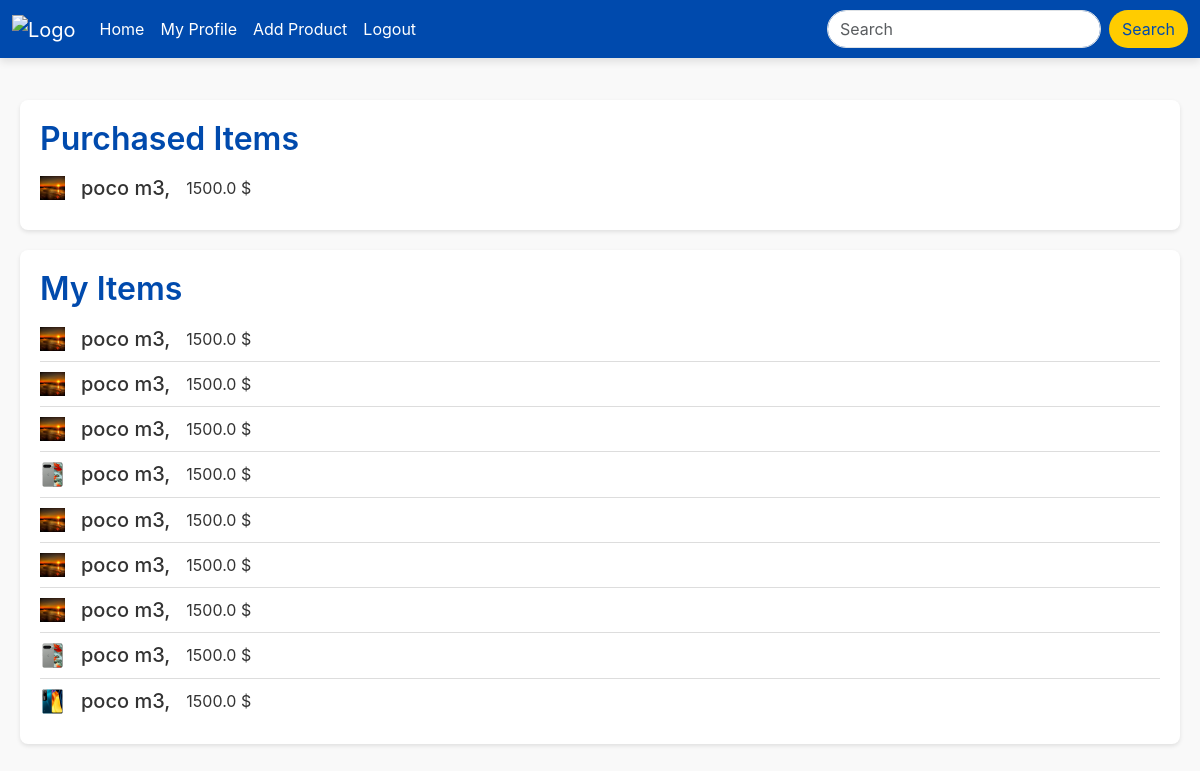
Page /myself (signed in) on the committed database.
### models.py (models this page shows)
class Purchased(db.Model):
    id = db.Column(db.Integer, primary_key=True)
    userid = db.Column(db.Integer, nullable=False)
    phoneid = db.Column(db.Integer, nullable=False)

class Phone(db.Model):
    id = db.Column(db.Integer, primary_key=True)
    img = db.Column(db.String, nullable=False)
    name = db.Column(db.String, nullable=False)
    price = db.Column(db.Float, nullable=False)
    userid = db.Column(db.Integer, nullable=False)
    isdeleted = db.Column(db.Boolean, nullable=True)

### routes.py (the view)
@app.route('/myself')
@login_required
def self():
    purchasedItems = (
        db.session.query(Purchased, Phone)
        .join(Phone, Purchased.phoneid == Phone.id)
        .filter(Purchased.userid == current_user.id)
        .all()
    )
    uploadItems = Phone.query.filter(Phone.userid == current_user.id).all()
    return render_template('me.html', purchasedItem=purchasedItems, uploadItems=uploadItems)

### routes.py (called while the page is built)
@login_manager.user_loader
def load_user(user_id):
    return User.query.get(int(user_id))

### templates/me.html (shortened to what this page needs)
<!DOCTYPE html>
<html lang="en">
<head>
     <link href="https://cdn.jsdelivr.net/npm/bootstrap@5.3.2/dist/css/bootstrap.min.css" rel="stylesheet">
</head>
<body>
<nav class="navbar navbar-expand-lg navbar-dark">
    <div class="container-fluid">
        <a class="navbar-brand" href="/"><img src="https://vectorified.com/images/tbc-icon-14.png" alt="Logo"></a>
        <div class="collapse navbar-collapse" id="navbarNav">
            <ul class="navbar-nav me-auto">
                <li class="nav-item"><a class="nav-link active" href="/">Home</a></li>
                <li class="nav-item"><a class="nav-link" href="/myself">My Profile</a></li>
                <li class="nav-item"><a class="nav-link" href="/add">Add Product</a></li>
                {% if current_user.is_authenticated %}
                <li class="nav-item"><a class="nav-link" href="{{ url_for('logout') }}">Logout</a></li>
                {% else %}
                <li class="nav-item"><a class="nav-link" href="{{ url_for('login') }}">Login</a></li>
                {% endif %}
            </ul>
            <form class="d-flex" role="search" action="/search" method="GET">
                <input name="name" class="form-control me-2" type="search" placeholder="Search" aria-label="Search">
                <button class="btn btn-search" type="submit">Search</button>
            </form>
        </div>
    </div>
</nav>
    <div class="container">
        <div class="section">
            <h2>Purchased Items</h2>
            {% for phone in purchasedItem %}
            <div class="list-item d-flex flex-row gap-3">
                <img src="{{ phone.Phone.img }}" class="card-img-top imgTag"/>
                <h5 class="card-title">{{ phone.Phone.name }},</h5>
                <p class="card-text">{{ phone.Phone.price }} $</p>
            </div>
            {% endfor %}
        </div>
        <div class="section">
            <h2>My Items</h2>
            {% for phone in uploadItems %}
            <div class="list-item d-flex flex-row gap-3">
                <img src="{{ phone.img }}" class="card-img-top imgTag"/>
                <h5 class="card-title">{{ phone.name }},</h5>
                <p class="card-text">{{ phone.price }} $</p>
            </div>
            {% endfor %}
        </div>
    </div>
</body>
</html>

### templates/me.html (style rules this page uses)
.container { max-width: 1200px; margin: 0 auto; padding: 20px; margin-top: 80px; }
.section { background: #fff; padding: 20px; margin-bottom: 20px; border-radius: 8px; box-shadow: 0 2px 4px rgba(0, 0, 0, 0.1); }
.section h2 { margin-top: 0; }
.list-item { padding: 10px 0; border-bottom: 1px solid #ddd; }
.list-item:last-child { border-bottom: none; }
.imgTag { width: 25px }
body { font-family: 'Inter', sans-serif; background-color: #f9f9f9; color: #333; }
.navbar { background-color: #004aad; box-shadow: 0 4px 8px rgba(0, 0, 0, 0.1); position: fixed; top: 0; width: 100%; z-index: 1030; }
.navbar-brand img { width: 35px; }
.navbar a { color: #fff; transition: color 0.3s ease; }
.form-control { border-radius: 20px; }
.btn-search { background-color: #ffcc00; color: #004aad; border-radius: 20px; }
h2 { font-weight: 600; color: #004aad; }

### rows in the picture
Purchased: Phone.img (picture), Phone.name "poco m3", Phone.price "1500.0"
Phone: img (picture), name "poco m3", price "1500.0"
Phone: img (picture), name "poco m3", price "1500.0"
Phone: img (picture), name "poco m3", price "1500.0"
Phone: img (picture), name "poco m3", price "1500.0"
Phone: img (picture), name "poco m3", price "1500.0"
Phone: img (picture), name "poco m3", price "1500.0"
Phone: img (picture), name "poco m3", price "1500.0"
Phone: img (picture), name "poco m3", price "1500.0"
Phone: img (picture), name "poco m3", price "1500.0"
